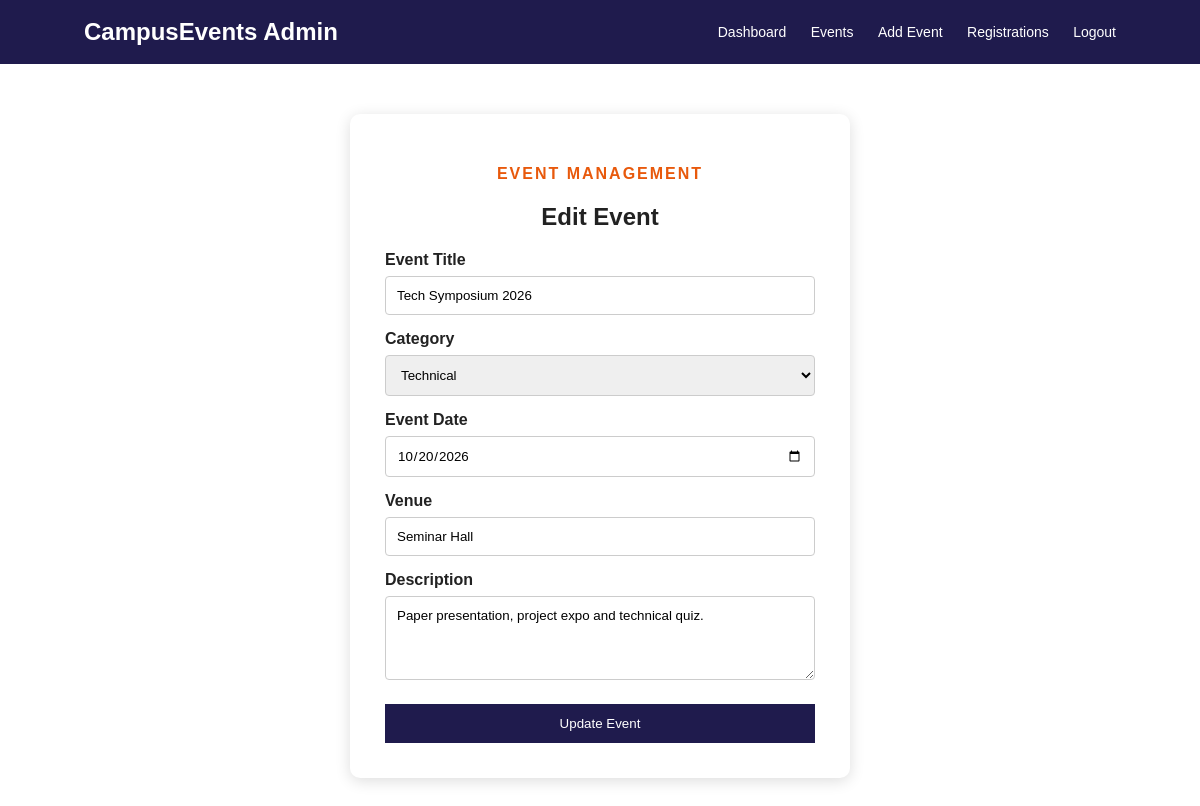
/edit_event.php?id=1 (signed in), run on the app's committed database.
### tables this page shows
CREATE TABLE events (
  id INT AUTO_INCREMENT PRIMARY KEY,
  title VARCHAR(150) NOT NULL,
  category VARCHAR(50),
  event_date DATE,
  venue VARCHAR(100),
  description TEXT
);

### edit_event.php (the view, shortened to what this page needs)
<?php
include "admin_auth.php";
$id = (int)$_GET['id'];
$stmt = $conn->prepare("SELECT * FROM events WHERE id=?");
$stmt->bind_param("i", $id);
$stmt->execute();
$row = $stmt->get_result()->fetch_assoc();
include "admin_nav.php";
?>
<div class="form-box">
  <p class="small-title center">EVENT MANAGEMENT</p>
  <h2>Edit Event</h2>
  <form method="POST">
    <label>Event Title</label>
    <input type="text" name="title" required
           value="<?php echo htmlspecialchars($row['title']); ?>">
    <label>Category</label>
    <select name="category">
      <?php foreach (["Technical","Cultural","Sports","Workshop"] as $c) { ?>
      <option <?php if ($row['category'] == $c) echo "selected"; ?>>
        <?php echo $c; ?>
      </option>
      <?php } ?>
    </select>
    <label>Event Date</label>
    <input type="date" name="event_date" required
           value="<?php echo $row['event_date']; ?>">
    <label>Venue</label>
    <input type="text" name="venue" required
           value="<?php echo htmlspecialchars($row['venue']); ?>">
    <label>Description</label>
    <textarea name="description" rows="4" required><?php
      echo htmlspecialchars($row['description']); ?></textarea>
    <button type="submit" name="update">Update Event</button>
  </form>
</div>
</body>
</html>

### style.css (style rules this page uses)
* { box-sizing: border-box; }
html { scroll-behavior: smooth; }
body { margin: 0; font-family: Arial, sans-serif; color: #222; background: #fff; }
.small-title { color: #e8590c; font-weight: bold; letter-spacing: 2px; }
.center { text-align: center; }
.form-box { background: white; width: 500px; max-width: 92%; margin: 50px auto; padding: 35px; border-radius: 10px; box-shadow: 0 3px 15px #ddd; }
.form-box h2 { text-align: center; }
label { display: block; margin-top: 15px; font-weight: bold; }
input, select, textarea { width: 100%; padding: 11px; margin-top: 7px; border: 1px solid #ccc; border-radius: 4px; font-family: Arial, sans-serif; }
button { width: 100%; padding: 12px; margin-top: 20px; background: #1f1b4d; color: white; border: 0; cursor: pointer; }

### data on the page
events: title "Tech Symposium 2026", category "Technical", event_date "10/20/2026", venue "Seminar Hall", description "Paper presentation, project expo and technical quiz."
